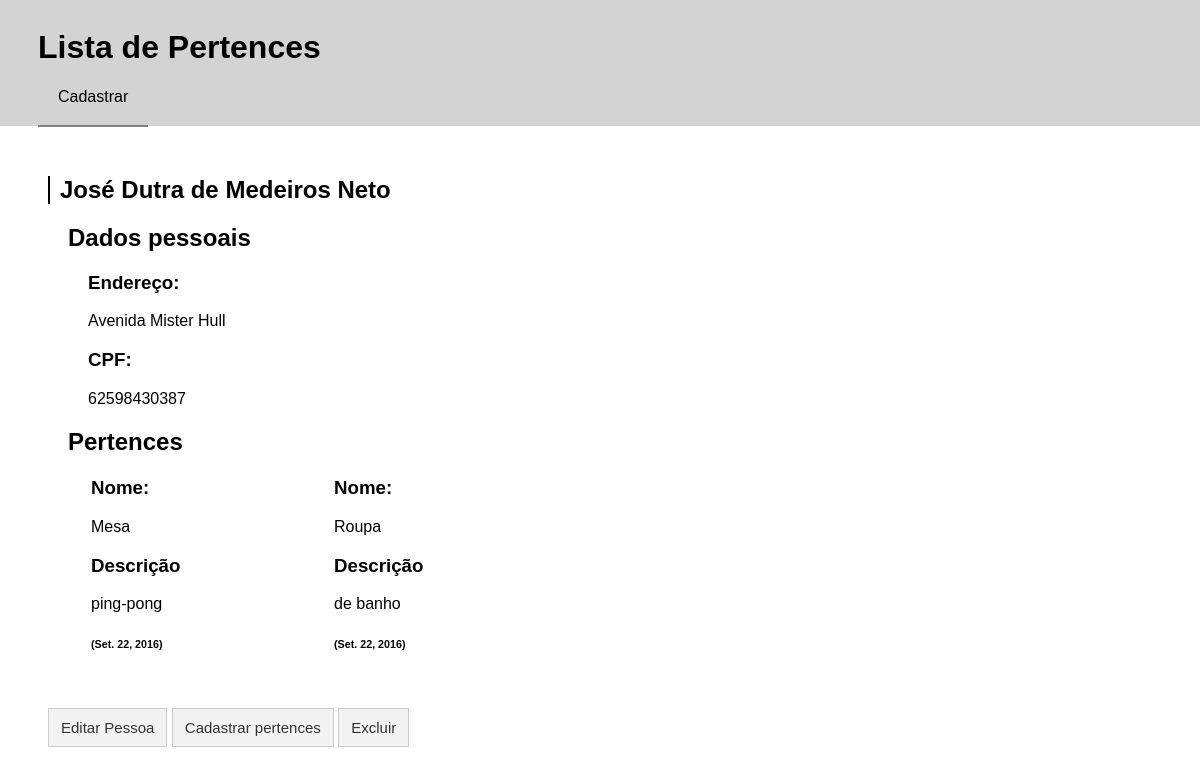
Page /pessoa/7/ on the committed database.
### crud_app/models.py (models this page shows, shortened)
class Pessoa(models.Model):
    nome_pessoa = models.CharField(max_length=45)
    endereco = models.CharField(max_length=100)
    cpf = models.CharField(max_length=15)

class Pertence(models.Model):
    nome_pertence = models.CharField(max_length=45)
    descricao = models.TextField()
    data_criacao = models.DateField(default=timezone.now)
    pessoa_fk = models.ForeignKey(Pessoa, on_delete=models.CASCADE)

### crud_app/views.py (the view)
# urls.py: url(r'^pessoa/(?P<pk>[0-9]+)/$', views.detalhes, name='detalhes'),
def detalhes(request, pk):
    pessoa = get_object_or_404(Pessoa, pk=pk)
    if Pertence.objects.filter(pessoa_fk=pk).exists():
        pertences = Pertence.objects.filter(pessoa_fk=pk).order_by('nome_pertence')
    else:
        pertences = 'Nenhuma informação cadastrada'
    return render(request, 'crud_app/detalhes.html', {'pessoa': pessoa, 'pertences': pertences})

### crud_app/templates/crud_app/detalhes.html (shortened to what this page needs)
{% extends 'crud_app/base.html' %}
{% block conteudo %}
    <h2 class="titulo">{{ pessoa.nome_pessoa }}</h2>
    <div class="informacoes">
        <h2>Dados pessoais</h2>
        <div class="dados_pessoais">
            <h3>Endereço:</h3> <p>{{ pessoa.endereco }}</p>
            <h3>CPF:</h3> <p>{{ pessoa.cpf }}</p>
        </div>
        <h2>Pertences</h2>
        <div class="informacoes_pertences">
            <table class="detalhes">
                <tr>
                    {% if pertences.count > 0 %}
                        {% for p in pertences %}
                            <td>
                                <h3>Nome:</h3><p>{{ p.nome_pertence }}</p>
                                <h3>Descrição</h3><p>{{ p.descricao|linebreaksbr }}</p>
                                <h6>({{ p.data_criacao }})</h6>
                            </td>
                        {% endfor %}
                    {% else %}
                        <p>{{ pertences }}</p>
                    {% endif %}
                </tr>
            </table>
        </div>
    </div>
    <button id="id_botao_editar" class="botao" onclick="window.location.href='{% url 'editarPessoa' pk=pessoa.pk %}'">
        Editar Pessoa
    </button>
    <button class="botao" onclick="window.location.href='{% url 'cadastrarPertences' pk=pessoa.pk %}'">
        Cadastrar pertences
    </button>
    <button id="id_botao_excluir" class="botao" onclick="confirmacao()">
        Excluir
    </button>
{% endblock %}

### crud_app/static/css/crud_app.css (style rules this page uses)
html { position: relative; min-height: 100%; }
body { font-family: sans-serif; }
button.botao { display:inline-block; padding:10px 12px; margin: 30px 0px 30px 0px; border:1px solid #ccc; background-color:#f2f2f2; color:#333; font:15px arial, sans-serif; }
h2.titulo { border-left: 2px solid black; padding-left: 10px; animation-duration: 2s; animation-name: borda_desliza; }
div.informacoes, .dados_pessoais , .informacoes_pertences, .lista_pessoas { margin-bottom: 0px; padding-left: 20px; animation-duration: 1s; animation-name: entra_opacidade; }
table.detalhes { text-align: justify; display: table; margin-top: -20px; }
td { padding-right: 40px; width: 200px; vertical-align: top; }

### rows in the picture
Pessoa: nome_pessoa "José Dutra de Medeiros Neto", endereco "Avenida Mister Hull", cpf "62598430387"
Pertence: nome_pertence "Mesa", descricao "ping-pong", data_criacao "Set. 22, 2016"
Pertence: nome_pertence "Roupa", descricao "de banho", data_criacao "Set. 22, 2016"
